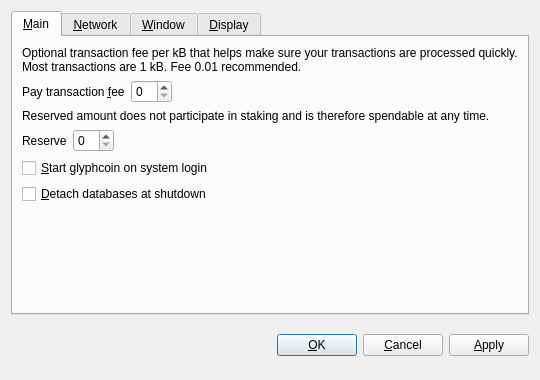
<?xml version="1.0" encoding="UTF-8"?>
<ui version="4.0">
 <class>OptionsDialog</class>
 <widget class="QDialog" name="OptionsDialog">
  <property name="geometry">
   <rect>
    <x>0</x>
    <y>0</y>
    <width>540</width>
    <height>380</height>
   </rect>
  </property>
  <property name="windowTitle">
   <string>Options</string>
  </property>
  <property name="modal">
   <bool>true</bool>
  </property>
  <layout class="QVBoxLayout" name="verticalLayout">
   <item>
    <widget class="QTabWidget" name="tabWidget">
     <property name="tabPosition">
      <enum>QTabWidget::North</enum>
     </property>
     <property name="currentIndex">
      <number>0</number>
     </property>
     <widget class="QWidget" name="tabMain">
      <attribute name="title">
       <string>&amp;Main</string>
      </attribute>
      <layout class="QVBoxLayout" name="verticalLayout_Main">
       <item>
        <widget class="QLabel" name="transactionFeeInfoLabel">
         <property name="text">
          <string>Optional transaction fee per kB that helps make sure your transactions are processed quickly. Most transactions are 1 kB. Fee 0.01 recommended.</string>
         </property>
         <property name="textFormat">
          <enum>Qt::PlainText</enum>
         </property>
         <property name="wordWrap">
          <bool>true</bool>
         </property>
        </widget>
       </item>
       <item>
        <layout class="QHBoxLayout" name="horizontalLayoutFee">
         <item>
          <widget class="QLabel" name="transactionFeeLabel">
           <property name="text">
            <string>Pay transaction &amp;fee</string>
           </property>
           <property name="textFormat">
            <enum>Qt::PlainText</enum>
           </property>
           <property name="buddy">
            <cstring>transactionFee</cstring>
           </property>
          </widget>
         </item>
         <item>
          <widget class="BitcoinAmountField" name="transactionFee"/>
         </item>
         <item>
          <spacer name="horizontalSpacerFee">
           <property name="orientation">
            <enum>Qt::Horizontal</enum>
           </property>
           <property name="sizeHint" stdset="0">
            <size>
             <width>40</width>
             <height>20</height>
            </size>
           </property>
          </spacer>
         </item>
        </layout>
       </item>
       <item>
        <widget class="QLabel" name="reserveBalanceInfoLabel">
         <property name="text">
          <string>Reserved amount does not participate in staking and is therefore spendable at any time.</string>
         </property>
         <property name="textFormat">
          <enum>Qt::PlainText</enum>
         </property>
         <property name="wordWrap">
          <bool>true</bool>
         </property>
        </widget>
       </item>
       <item>
        <layout class="QHBoxLayout" name="horizontalLayoutReserveBalance">
         <item>
          <widget class="QLabel" name="reserveBalanceLabel">
           <property name="text">
            <string>Reserve</string>
           </property>
           <property name="textFormat">
            <enum>Qt::PlainText</enum>
           </property>
           <property name="buddy">
            <cstring>reserveBalance</cstring>
           </property>
          </widget>
         </item>
         <item>
          <widget class="BitcoinAmountField" name="reserveBalance"/>
         </item>
         <item>
          <spacer name="horizontalSpacerReserveBalance">
           <property name="orientation">
            <enum>Qt::Horizontal</enum>
           </property>
           <property name="sizeHint" stdset="0">
            <size>
             <width>40</width>
             <height>20</height>
            </size>
           </property>
          </spacer>
         </item>
        </layout>
       </item>
       <item>
        <widget class="QCheckBox" name="bitcoinAtStartup">
         <property name="toolTip">
          <string>Automatically start glyphcoin after logging in to the system.</string>
         </property>
         <property name="text">
          <string>&amp;Start glyphcoin on system login</string>
         </property>
        </widget>
       </item>
       <item>
        <widget class="QCheckBox" name="detachDatabases">
         <property name="toolTip">
          <string>Detach block and address databases at shutdown. This means they can be moved to another data directory, but it slows down shutdown. The wallet is always detached.</string>
         </property>
         <property name="text">
          <string>&amp;Detach databases at shutdown</string>
         </property>
        </widget>
       </item>
       <item>
        <spacer name="verticalSpacer_Main">
         <property name="orientation">
          <enum>Qt::Vertical</enum>
         </property>
         <property name="sizeHint" stdset="0">
          <size>
           <width>20</width>
           <height>40</height>
          </size>
         </property>
        </spacer>
       </item>
      </layout>
     </widget>
     <widget class="QWidget" name="tabNetwork">
      <attribute name="title">
       <string>&amp;Network</string>
      </attribute>
      <layout class="QVBoxLayout" name="verticalLayout_Network">
       <item>
        <widget class="QCheckBox" name="mapPortUpnp">
         <property name="toolTip">
          <string>Automatically open the glyphcoin client port on the router. This only works when your router supports UPnP and it is enabled.</string>
         </property>
         <property name="text">
          <string>Map port using &amp;UPnP</string>
         </property>
        </widget>
       </item>
       <item>
        <widget class="QCheckBox" name="connectSocks">
         <property name="toolTip">
          <string>Connect to the glyphcoin network through a SOCKS proxy (e.g. when connecting through Tor).</string>
         </property>
         <property name="text">
          <string>&amp;Connect through SOCKS proxy:</string>
         </property>
        </widget>
       </item>
       <item>
        <layout class="QHBoxLayout" name="horizontalLayout_Network">
         <item>
          <widget class="QLabel" name="proxyIpLabel">
           <property name="text">
            <string>Proxy &amp;IP:</string>
           </property>
           <property name="textFormat">
            <enum>Qt::PlainText</enum>
           </property>
           <property name="buddy">
            <cstring>proxyIp</cstring>
           </property>
          </widget>
         </item>
         <item>
          <widget class="QValidatedLineEdit" name="proxyIp">
           <property name="maximumSize">
            <size>
             <width>140</width>
             <height>16777215</height>
            </size>
           </property>
           <property name="toolTip">
            <string>IP address of the proxy (e.g. 127.0.0.1)</string>
           </property>
          </widget>
         </item>
         <item>
          <widget class="QLabel" name="proxyPortLabel">
           <property name="text">
            <string>&amp;Port:</string>
           </property>
           <property name="textFormat">
            <enum>Qt::PlainText</enum>
           </property>
           <property name="buddy">
            <cstring>proxyPort</cstring>
           </property>
          </widget>
         </item>
         <item>
          <widget class="QLineEdit" name="proxyPort">
           <property name="maximumSize">
            <size>
             <width>55</width>
             <height>16777215</height>
            </size>
           </property>
           <property name="toolTip">
            <string>Port of the proxy (e.g. 9050)</string>
           </property>
          </widget>
         </item>
         <item>
          <widget class="QLabel" name="socksVersionLabel">
           <property name="text">
            <string>SOCKS &amp;Version:</string>
           </property>
           <property name="textFormat">
            <enum>Qt::PlainText</enum>
           </property>
           <property name="buddy">
            <cstring>socksVersion</cstring>
           </property>
          </widget>
         </item>
         <item>
          <widget class="QValueComboBox" name="socksVersion">
           <property name="toolTip">
            <string>SOCKS version of the proxy (e.g. 5)</string>
           </property>
          </widget>
         </item>
         <item>
          <spacer name="horizontalSpacer_Network">
           <property name="orientation">
            <enum>Qt::Horizontal</enum>
           </property>
           <property name="sizeHint" stdset="0">
            <size>
             <width>40</width>
             <height>20</height>
            </size>
           </property>
          </spacer>
         </item>
        </layout>
       </item>
       <item>
        <spacer name="verticalSpacer_Network">
         <property name="orientation">
          <enum>Qt::Vertical</enum>
         </property>
         <property name="sizeHint" stdset="0">
          <size>
           <width>20</width>
           <height>40</height>
          </size>
         </property>
        </spacer>
       </item>
      </layout>
     </widget>
     <widget class="QWidget" name="tabWindow">
      <attribute name="title">
       <string>&amp;Window</string>
      </attribute>
      <layout class="QVBoxLayout" name="verticalLayout_Window">
       <item>
        <widget class="QCheckBox" name="minimizeToTray">
         <property name="toolTip">
          <string>Show only a tray icon after minimizing the window.</string>
         </property>
         <property name="text">
          <string>&amp;Minimize to the tray instead of the taskbar</string>
         </property>
        </widget>
       </item>
       <item>
        <widget class="QCheckBox" name="minimizeOnClose">
         <property name="toolTip">
          <string>Minimize instead of exit the application when the window is closed. When this option is enabled, the application will be closed only after selecting Quit in the menu.</string>
         </property>
         <property name="text">
          <string>M&amp;inimize on close</string>
         </property>
        </widget>
       </item>
       <item>
        <spacer name="verticalSpacer_Window">
         <property name="orientation">
          <enum>Qt::Vertical</enum>
         </property>
         <property name="sizeHint" stdset="0">
          <size>
           <width>20</width>
           <height>40</height>
          </size>
         </property>
        </spacer>
       </item>
      </layout>
     </widget>
     <widget class="QWidget" name="tabDisplay">
      <attribute name="title">
       <string>&amp;Display</string>
      </attribute>
      <layout class="QVBoxLayout" name="verticalLayout_Display">
       <item>
        <layout class="QHBoxLayout" name="horizontalLayout_1_Display">
         <item>
          <widget class="QLabel" name="langLabel">
           <property name="text">
            <string>User Interface &amp;language:</string>
           </property>
           <property name="textFormat">
            <enum>Qt::PlainText</enum>
           </property>
           <property name="buddy">
            <cstring>lang</cstring>
           </property>
          </widget>
         </item>
         <item>
          <widget class="QValueComboBox" name="lang">
           <property name="toolTip">
            <string>The user interface language can be set here. This setting will take effect after restarting glyphcoin.</string>
           </property>
          </widget>
         </item>
        </layout>
       </item>
       <item>
        <layout class="QHBoxLayout" name="horizontalLayout_2_Display">
         <item>
          <widget class="QLabel" name="unitLabel">
           <property name="text">
            <string>&amp;Unit to show amounts in:</string>
           </property>
           <property name="textFormat">
            <enum>Qt::PlainText</enum>
           </property>
           <property name="buddy">
            <cstring>unit</cstring>
           </property>
          </widget>
         </item>
         <item>
          <widget class="QValueComboBox" name="unit">
           <property name="toolTip">
            <string>Choose the default subdivision unit to show in the interface and when sending coins.</string>
           </property>
          </widget>
         </item>
        </layout>
       </item>
       <item>
        <widget class="QCheckBox" name="displayAddresses">
         <property name="toolTip">
          <string>Whether to show glyphcoin addresses in the transaction list or not.</string>
         </property>
         <property name="text">
          <string>&amp;Display addresses in transaction list</string>
         </property>
        </widget>
       </item>
       <item>
        <widget class="QCheckBox" name="coinControlFeatures">
         <property name="toolTip">
          <string>Whether to show coin control features or not.</string>
         </property>
         <property name="text">
          <string>Display coin &amp;control features (experts only!)</string>
         </property>
        </widget>
       </item>
       <item>
        <spacer name="verticalSpacer_Display">
         <property name="orientation">
          <enum>Qt::Vertical</enum>
         </property>
         <property name="sizeHint" stdset="0">
          <size>
           <width>20</width>
           <height>40</height>
          </size>
         </property>
        </spacer>
       </item>
      </layout>
     </widget>
    </widget>
   </item>
   <item>
    <layout class="QHBoxLayout" name="horizontalLayout_Buttons">
     <item>
      <spacer name="horizontalSpacer_1">
       <property name="orientation">
        <enum>Qt::Horizontal</enum>
       </property>
       <property name="sizeHint" stdset="0">
        <size>
         <width>40</width>
         <height>48</height>
        </size>
       </property>
      </spacer>
     </item>
     <item>
      <widget class="QLabel" name="statusLabel">
       <property name="font">
        <font>
         <weight>75</weight>
         <bold>true</bold>
        </font>
       </property>
       <property name="text">
        <string/>
       </property>
       <property name="textFormat">
        <enum>Qt::PlainText</enum>
       </property>
       <property name="wordWrap">
        <bool>true</bool>
       </property>
      </widget>
     </item>
     <item>
      <spacer name="horizontalSpacer_2">
       <property name="orientation">
        <enum>Qt::Horizontal</enum>
       </property>
       <property name="sizeHint" stdset="0">
        <size>
         <width>40</width>
         <height>48</height>
        </size>
       </property>
      </spacer>
     </item>
     <item>
      <widget class="QPushButton" name="okButton">
       <property name="text">
        <string>&amp;OK</string>
       </property>
      </widget>
     </item>
     <item>
      <widget class="QPushButton" name="cancelButton">
       <property name="text">
        <string>&amp;Cancel</string>
       </property>
       <property name="autoDefault">
        <bool>false</bool>
       </property>
      </widget>
     </item>
     <item>
      <widget class="QPushButton" name="applyButton">
       <property name="text">
        <string>&amp;Apply</string>
       </property>
       <property name="autoDefault">
        <bool>false</bool>
       </property>
      </widget>
     </item>
    </layout>
   </item>
  </layout>
 </widget>
 <customwidgets>
  <customwidget>
   <class>BitcoinAmountField</class>
   <extends>QSpinBox</extends>
   <header>bitcoinamountfield.h</header>
  </customwidget>
  <customwidget>
   <class>QValueComboBox</class>
   <extends>QComboBox</extends>
   <header>qvaluecombobox.h</header>
  </customwidget>
  <customwidget>
   <class>QValidatedLineEdit</class>
   <extends>QLineEdit</extends>
   <header>qvalidatedlineedit.h</header>
  </customwidget>
 </customwidgets>
 <resources/>
 <connections/>
</ui>
